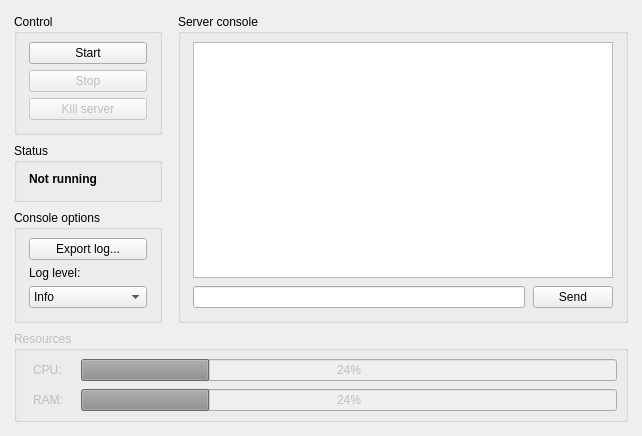
      <widget class="QWidget" name="tab_general">
       <property name="enabled">
        <bool>true</bool>
       </property>
       <attribute name="title">
        <string>General</string>
       </attribute>
       <layout class="QGridLayout" name="tab_general_layout" rowstretch="0,0,0,0" columnstretch="9,26">
        <property name="leftMargin">
         <number>14</number>
        </property>
        <property name="topMargin">
         <number>14</number>
        </property>
        <property name="rightMargin">
         <number>14</number>
        </property>
        <property name="bottomMargin">
         <number>14</number>
        </property>
        <property name="horizontalSpacing">
         <number>16</number>
        </property>
        <property name="verticalSpacing">
         <number>8</number>
        </property>
        <item row="0" column="1" rowspan="3">
         <widget class="QGroupBox" name="console_group">
          <property name="title">
           <string>Server console</string>
          </property>
          <layout class="QGridLayout" name="gridLayout_4" rowstretch="0,0" columnstretch="8,1">
           <property name="leftMargin">
            <number>12</number>
           </property>
           <property name="topMargin">
            <number>8</number>
           </property>
           <property name="rightMargin">
            <number>12</number>
           </property>
           <property name="bottomMargin">
            <number>12</number>
           </property>
           <property name="spacing">
            <number>8</number>
           </property>
           <item row="1" column="1">
            <widget class="QPushButton" name="send_button">
             <property name="text">
              <string>Send</string>
             </property>
            </widget>
           </item>
           <item row="1" column="0">
            <widget class="QLineEdit" name="command_edit"/>
           </item>
           <item row="0" column="0" colspan="2">
            <widget class="QTextEdit" name="console_area">
             <property name="minimumSize">
              <size>
               <width>420</width>
               <height>0</height>
              </size>
             </property>
             <property name="html">
              <string>&lt;!DOCTYPE HTML PUBLIC &quot;-//W3C//DTD HTML 4.0//EN&quot; &quot;http://www.w3.org/TR/REC-html40/strict.dtd&quot;&gt;
&lt;html&gt;&lt;head&gt;&lt;meta name=&quot;qrichtext&quot; content=&quot;1&quot; /&gt;&lt;style type=&quot;text/css&quot;&gt;
p, li { white-space: pre-wrap; }
&lt;/style&gt;&lt;/head&gt;&lt;body style=&quot; font-family:'MS Shell Dlg 2'; font-size:8.25pt; font-weight:400; font-style:normal;&quot;&gt;
&lt;p style=&quot;-qt-paragraph-type:empty; margin-top:0px; margin-bottom:0px; margin-left:0px; margin-right:0px; -qt-block-indent:0; text-indent:0px;&quot;&gt;&lt;br /&gt;&lt;/p&gt;&lt;/body&gt;&lt;/html&gt;</string>
             </property>
            </widget>
           </item>
          </layout>
         </widget>
        </item>
        <item row="0" column="0">
         <widget class="QGroupBox" name="console_control_group">
          <property name="minimumSize">
           <size>
            <width>148</width>
            <height>0</height>
           </size>
          </property>
          <property name="maximumSize">
           <size>
            <width>148</width>
            <height>16777215</height>
           </size>
          </property>
          <property name="title">
           <string>Control</string>
          </property>
          <layout class="QVBoxLayout" name="verticalLayout">
           <property name="leftMargin">
            <number>12</number>
           </property>
           <property name="topMargin">
            <number>8</number>
           </property>
           <property name="rightMargin">
            <number>12</number>
           </property>
           <property name="bottomMargin">
            <number>12</number>
           </property>
           <item>
            <widget class="QPushButton" name="start_button">
             <property name="enabled">
              <bool>true</bool>
             </property>
             <property name="text">
              <string>Start</string>
             </property>
            </widget>
           </item>
           <item>
            <widget class="QPushButton" name="stop_button">
             <property name="enabled">
              <bool>false</bool>
             </property>
             <property name="text">
              <string>Stop</string>
             </property>
             <property name="flat">
              <bool>false</bool>
             </property>
            </widget>
           </item>
           <item>
            <widget class="QPushButton" name="kill_button">
             <property name="enabled">
              <bool>false</bool>
             </property>
             <property name="text">
              <string>Kill server</string>
             </property>
             <property name="flat">
              <bool>false</bool>
             </property>
            </widget>
           </item>
          </layout>
         </widget>
        </item>
        <item row="1" column="0">
         <widget class="QGroupBox" name="status_group">
          <property name="minimumSize">
           <size>
            <width>148</width>
            <height>0</height>
           </size>
          </property>
          <property name="maximumSize">
           <size>
            <width>148</width>
            <height>64</height>
           </size>
          </property>
          <property name="title">
           <string>Status</string>
          </property>
          <layout class="QHBoxLayout" name="horizontalLayout_2">
           <property name="spacing">
            <number>0</number>
           </property>
           <property name="leftMargin">
            <number>12</number>
           </property>
           <property name="topMargin">
            <number>6</number>
           </property>
           <property name="rightMargin">
            <number>12</number>
           </property>
           <property name="bottomMargin">
            <number>10</number>
           </property>
           <item>
            <widget class="QLabel" name="status_label">
             <property name="font">
              <font>
               <pointsize>9</pointsize>
               <weight>75</weight>
               <bold>true</bold>
              </font>
             </property>
             <property name="text">
              <string>Not running</string>
             </property>
            </widget>
           </item>
           <item>
            <spacer name="horizontalSpacer_7">
             <property name="orientation">
              <enum>Qt::Horizontal</enum>
             </property>
             <property name="sizeHint" stdset="0">
              <size>
               <width>40</width>
               <height>20</height>
              </size>
             </property>
            </spacer>
           </item>
           <item>
            <widget class="QLabel" name="status_icon">
             <property name="text">
              <string/>
             </property>
             <property name="pixmap">
              <pixmap resource="resources.qrc">:/images/cross.png</pixmap>
             </property>
            </widget>
           </item>
          </layout>
         </widget>
        </item>
        <item row="2" column="0">
         <widget class="QGroupBox" name="console_opts_group">
          <property name="minimumSize">
           <size>
            <width>148</width>
            <height>0</height>
           </size>
          </property>
          <property name="maximumSize">
           <size>
            <width>148</width>
            <height>16777215</height>
           </size>
          </property>
          <property name="title">
           <string>Console options</string>
          </property>
          <layout class="QVBoxLayout" name="verticalLayout_2">
           <property name="leftMargin">
            <number>12</number>
           </property>
           <property name="topMargin">
            <number>8</number>
           </property>
           <property name="rightMargin">
            <number>12</number>
           </property>
           <property name="bottomMargin">
            <number>12</number>
           </property>
           <item>
            <widget class="QPushButton" name="export_log_button">
             <property name="text">
              <string>Export log...</string>
             </property>
            </widget>
           </item>
           <item>
            <widget class="QLabel" name="log_level_label">
             <property name="text">
              <string>Log level:</string>
             </property>
            </widget>
           </item>
           <item>
            <widget class="QComboBox" name="log_level_box">
             <item>
              <property name="text">
               <string>Info</string>
              </property>
              <property name="icon">
               <iconset resource="resources.qrc">
                <normaloff>:/images/information_16.png</normaloff>:/images/information_16.png</iconset>
              </property>
             </item>
             <item>
              <property name="text">
               <string>Warning</string>
              </property>
              <property name="icon">
               <iconset resource="resources.qrc">
                <normaloff>:/images/exclamation_16.png</normaloff>:/images/exclamation_16.png</iconset>
              </property>
             </item>
             <item>
              <property name="text">
               <string>Error</string>
              </property>
              <property name="icon">
               <iconset resource="resources.qrc">
                <normaloff>:/images/cross_16.png</normaloff>:/images/cross_16.png</iconset>
              </property>
             </item>
            </widget>
           </item>
          </layout>
         </widget>
        </item>
        <item row="3" column="0" colspan="2">
         <widget class="QGroupBox" name="resouces_group">
          <property name="enabled">
           <bool>false</bool>
          </property>
          <property name="title">
           <string>Resources</string>
          </property>
          <layout class="QGridLayout" name="gridLayout_5" columnstretch="1,8">
           <property name="leftMargin">
            <number>16</number>
           </property>
           <property name="topMargin">
            <number>8</number>
           </property>
           <property name="rightMargin">
            <number>8</number>
           </property>
           <property name="bottomMargin">
            <number>8</number>
           </property>
           <property name="spacing">
            <number>8</number>
           </property>
           <item row="1" column="0">
            <widget class="QLabel" name="label_48">
             <property name="maximumSize">
              <size>
               <width>40</width>
               <height>16777215</height>
              </size>
             </property>
             <property name="text">
              <string>RAM:</string>
             </property>
            </widget>
           </item>
           <item row="0" column="0">
            <widget class="QLabel" name="label_47">
             <property name="maximumSize">
              <size>
               <width>40</width>
               <height>16777215</height>
              </size>
             </property>
             <property name="text">
              <string>CPU:</string>
             </property>
            </widget>
           </item>
           <item row="0" column="1">
            <widget class="QProgressBar" name="progressBar">
             <property name="value">
              <number>24</number>
             </property>
            </widget>
           </item>
           <item row="1" column="1">
            <widget class="QProgressBar" name="progressBar_2">
             <property name="value">
              <number>24</number>
             </property>
            </widget>
           </item>
          </layout>
         </widget>
        </item>
       </layout>
      </widget>
